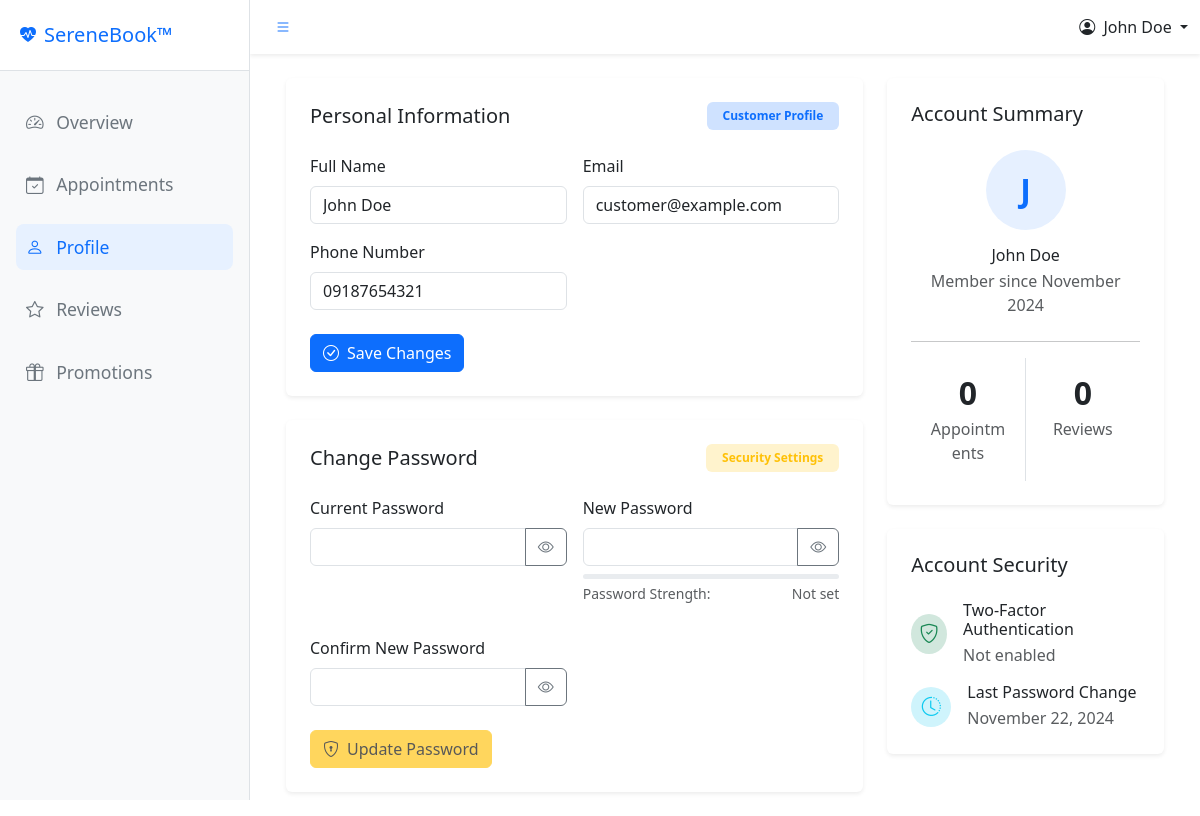
Page /public/dashboard/profile (signed in) on the committed database.
### tables this page shows
CREATE TABLE IF NOT EXISTS Users (
    user_id INT AUTO_INCREMENT PRIMARY KEY,
    full_name VARCHAR(100) NOT NULL,
    email VARCHAR(100) NOT NULL UNIQUE,
    phone_number VARCHAR(15) NOT NULL,
    password VARCHAR(255) NOT NULL,
    role_id INT NOT NULL DEFAULT 1,
    created_at TIMESTAMP DEFAULT CURRENT_TIMESTAMP,
    updated_at TIMESTAMP DEFAULT CURRENT_TIMESTAMP ON UPDATE CURRENT_TIMESTAMP,
    is_deleted BOOLEAN DEFAULT FALSE,
    FOREIGN KEY (role_id) REFERENCES Roles(role_id) ON DELETE RESTRICT ON UPDATE CASCADE
);

### app/controllers/DashboardController.php (called while the page is built, shortened)
<?php
require_once __DIR__ . '/../models/User.php';
class DashboardController {
    private $user;
    public function __construct($db) {
        $this->user = new User($db);
    }
    public function profile() {
        $userId = $_SESSION['user_id'];
        $user = $this->user->getUserById($userId);
        include '../app/views/dashboard/layouts/dashboard.php';
    }
}

### app/models/User.php (called while the page is built, shortened)
<?php
class User {
    private $db;
    public function __construct($pdo) {
        $this->db = $pdo;
    }
    public function getUserById($userId) {
        $sql = "SELECT * FROM Users WHERE user_id = ? AND is_deleted = FALSE";
        $stmt = $this->db->prepare($sql);
        $stmt->execute([$userId]);
        return $stmt->fetch(PDO::FETCH_ASSOC);
    }
}

### app/views/dashboard/profile.php (the view, shortened to what this page needs)
<div class="container-fluid">
    <div class="row">
        <div class="col-lg-8">
            <div class="card border-0 shadow-sm mb-4">
                <div class="card-body p-4">
                    <div class="d-flex justify-content-between align-items-center mb-4">
                        <h5 class="card-title mb-0">Personal Information</h5>
                        <span class="badge bg-primary-subtle text-primary px-3 py-2">Customer Profile</span>
                    </div>
                    <form id="profile-form" action="<?php echo BASE_URL; ?>/public/dashboard/profile/update" method="POST" class="needs-validation" novalidate>
                        <div class="row g-3">
                            <div class="col-md-6">
                                <label class="form-label">Full Name</label>
                                <input type="text" class="form-control" id="full_name" name="full_name"
                                       value="<?php echo htmlspecialchars($user['full_name']); ?>" required>
                            </div>
                            <div class="col-md-6">
                                <label class="form-label">Email</label>
                                <input type="email" class="form-control" id="email" name="email"
                                       value="<?php echo htmlspecialchars($user['email']); ?>" required>
                            </div>
                            <div class="col-md-6">
                                <label class="form-label">Phone Number</label>
                                <input type="tel" class="form-control" id="phone_number" name="phone_number"
                                       value="<?php echo htmlspecialchars($user['phone_number']); ?>"
                                       pattern="[0-9]{11}" required>
                            </div>
                        </div>
                        <div class="mt-4">
                            <button type="submit" class="btn btn-primary">
                                <i class="bi bi-check-circle me-2"></i>Save Changes
                            </button>
                        </div>
                    </form>
                </div>
            </div>
            <div class="card border-0 shadow-sm">
                <div class="card-body p-4">
                    <div class="d-flex justify-content-between align-items-center mb-4">
                        <h5 class="card-title mb-0">Change Password</h5>
                        <span class="badge bg-warning-subtle text-warning px-3 py-2">Security Settings</span>
                    </div>
                    <form id="password-form" action="<?php echo BASE_URL; ?>/public/dashboard/profile/password" method="POST">
                        <div class="row g-3">
                            <div class="col-md-6">
                                <label class="form-label">Current Password</label>
                                <div class="input-group">
                                    <input type="password" class="form-control" id="current_password" name="current_password" required>
                                    <button class="btn btn-outline-secondary toggle-password" type="button">
                                        <i class="bi bi-eye"></i>
                                    </button>
                                </div>
                            </div>
                            <div class="col-md-6">
                                <label class="form-label">New Password</label>
                                <div class="input-group">
                                    <input type="password" class="form-control" id="new_password" name="new_password" required>
                                    <button class="btn btn-outline-secondary toggle-password" type="button">
                                        <i class="bi bi-eye"></i>
                                    </button>
                                </div>
                                <div class="mt-2">
                                    <div class="progress" style="height: 5px;">
                                    </div>
                                    <div class="d-flex justify-content-between align-items-center mt-1">
                                        <small class="text-muted">Password Strength:</small>
                                        <small id="password-strength-text" class="text-muted">Not set</small>
                                    </div>
                                </div>
                            </div>
                            <div class="col-md-6">
                                <label class="form-label">Confirm New Password</label>
                                <div class="input-group">
                                    <input type="password" class="form-control" id="confirm_password" name="confirm_password" required>
                                    <button class="btn btn-outline-secondary toggle-password" type="button">
                                        <i class="bi bi-eye"></i>
                                    </button>
                                </div>
                            </div>
                        </div>
                        <div class="mt-4">
                            <button type="submit" class="btn btn-warning" disabled>
                                <i class="bi bi-shield-lock me-2"></i>Update Password
                            </button>
                        </div>
                    </form>
                </div>
            </div>
        </div>
        <div class="col-lg-4">
            <div class="card border-0 shadow-sm mb-4">
                <div class="card-body p-4">
                    <h5 class="card-title mb-4">Account Summary</h5>
                    <div class="text-center mb-4">
                        <div class="avatar-placeholder bg-primary bg-opacity-10 text-primary rounded-circle mx-auto mb-3">
                            <?php echo strtoupper(substr($user['full_name'], 0, 1)); ?>
                        </div>
                        <h6 class="mb-1"><?php echo htmlspecialchars($user['full_name']); ?></h6>
                        <p class="text-muted mb-0">Member since <?php echo date('F Y', strtotime($user['created_at'])); ?></p>
                    </div>
                    <hr>
                    <div class="account-stats">
                        <div class="row g-0">
                            <div class="col-6 border-end">
                                <div class="p-3 text-center">
                                    <div class="display-6 mb-1"><?php echo $total_appointments; ?></div>
                                    <p class="text-muted mb-0">Appointments</p>
                                </div>
                            </div>
                            <div class="col-6">
                                <div class="p-3 text-center">
                                    <div class="display-6 mb-1"><?php echo $total_reviews; ?></div>
                                    <p class="text-muted mb-0">Reviews</p>
                                </div>
                            </div>
                        </div>
                    </div>
                </div>
            </div>
            <div class="card border-0 shadow-sm">
                <div class="card-body p-4">
                    <h5 class="card-title mb-4">Account Security</h5>
                    <div class="security-items">
                        <div class="d-flex align-items-center mb-3">
                            <div class="security-icon bg-success-subtle text-success rounded-circle me-3">
                                <i class="bi bi-shield-check"></i>
                            </div>
                            <div>
                                <h6 class="mb-1">Two-Factor Authentication</h6>
                                <p class="text-muted mb-0">Not enabled</p>
                            </div>
                        </div>
                        <div class="d-flex align-items-center">
                            <div class="security-icon bg-info-subtle text-info rounded-circle me-3">
                                <i class="bi bi-clock-history"></i>
                            </div>
                            <div>
                                <h6 class="mb-1">Last Password Change</h6>
                                <p class="text-muted mb-0"><?php echo date('F d, Y', strtotime($user['updated_at'])); ?></p>
                            </div>
                        </div>
                    </div>
                </div>
            </div>
        </div>
    </div>
</div>

### app/views/dashboard/profile.php (style rules this page uses)
.avatar-placeholder { width: 80px; height: 80px; display: flex; align-items: center; justify-content: center; font-size: 2rem; font-weight: bold; }
.security-icon { width: 40px; height: 40px; display: flex; align-items: center; justify-content: center; font-size: 1.2rem; }
.display-6 { font-size: 2rem; font-weight: 600; }

### rows in the picture
users: full_name "John Doe", email "customer@example.com", phone_number "09187654321", full_name "J", created_at "November 2024", updated_at "November 22, 2024"

### other values in the picture
$_SESSION['full_name'] "John Doe"
$total_appointments "0"
$total_reviews "0"
